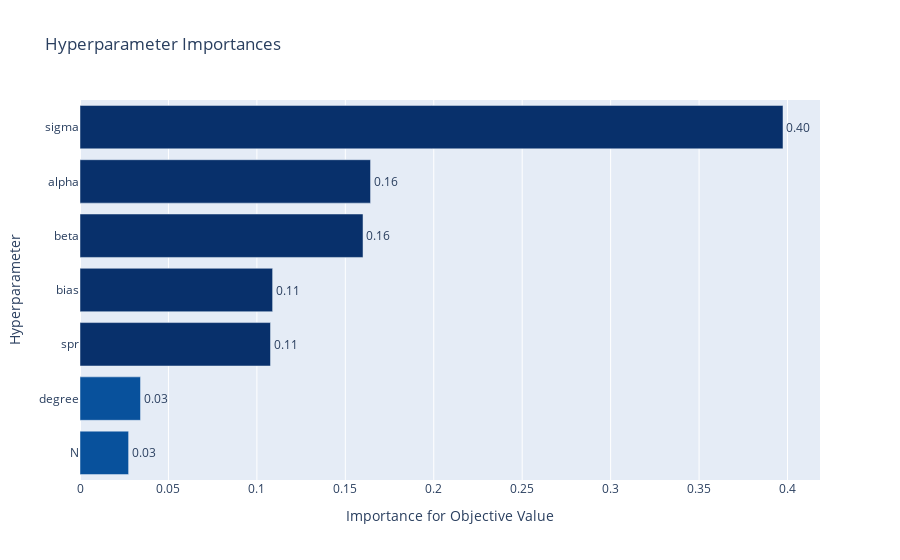

Source (notebook cell):
### Code cell
optuna.visualization.plot_param_importances(study)

### Figure 1 — Plotly figure (JSON) as saved in the notebook; plotly's stock layout.template omitted (floating-point values rounded to 4 significant figures)
{"data": [{"cliponaxis": false, "hovertemplate": ["N (IntUniformDistribution): 0.027478361110833918<extra></extra>", "degree (IntUniformDistribution): 0.034206372963790456<extra></extra>", "spr (UniformDistribution): 0.1077067150765215<extra></extra>", "bias (UniformDistribution): 0.10889723845120124<extra></extra>", "beta (UniformDistribution): 0.16000733778136436<extra></extra>", "alpha (UniformDistribution): 0.16425748977818935<extra></extra>", "sigma (UniformDistribution): 0.3974464848380992<extra></extra>"], "marker": {"color": ["rgb(8,81,156)", "rgb(8,81,156)", "rgb(8,48,107)", "rgb(8,48,107)", "rgb(8,48,107)", "rgb(8,48,107)", "rgb(8,48,107)"]}, "orientation": "h", "text": ["0.027478361110833918", "0.034206372963790456", "0.1077067150765215", "0.10889723845120124", "0.16000733778136436", "0.16425748977818935", "0.3974464848380992"], "textposition": "outside", "texttemplate": "%{text:.2f}", "type": "bar", "x": [0.02748, 0.03421, 0.1077, 0.1089, 0.16, 0.1643, 0.3974], "y": ["N", "degree", "spr", "bias", "beta", "alpha", "sigma"]}], "layout": {"showlegend": false, "title": {"text": "Hyperparameter Importances"}, "xaxis": {"title": {"text": "Importance for Objective Value"}}, "yaxis": {"title": {"text": "Hyperparameter"}}}}
